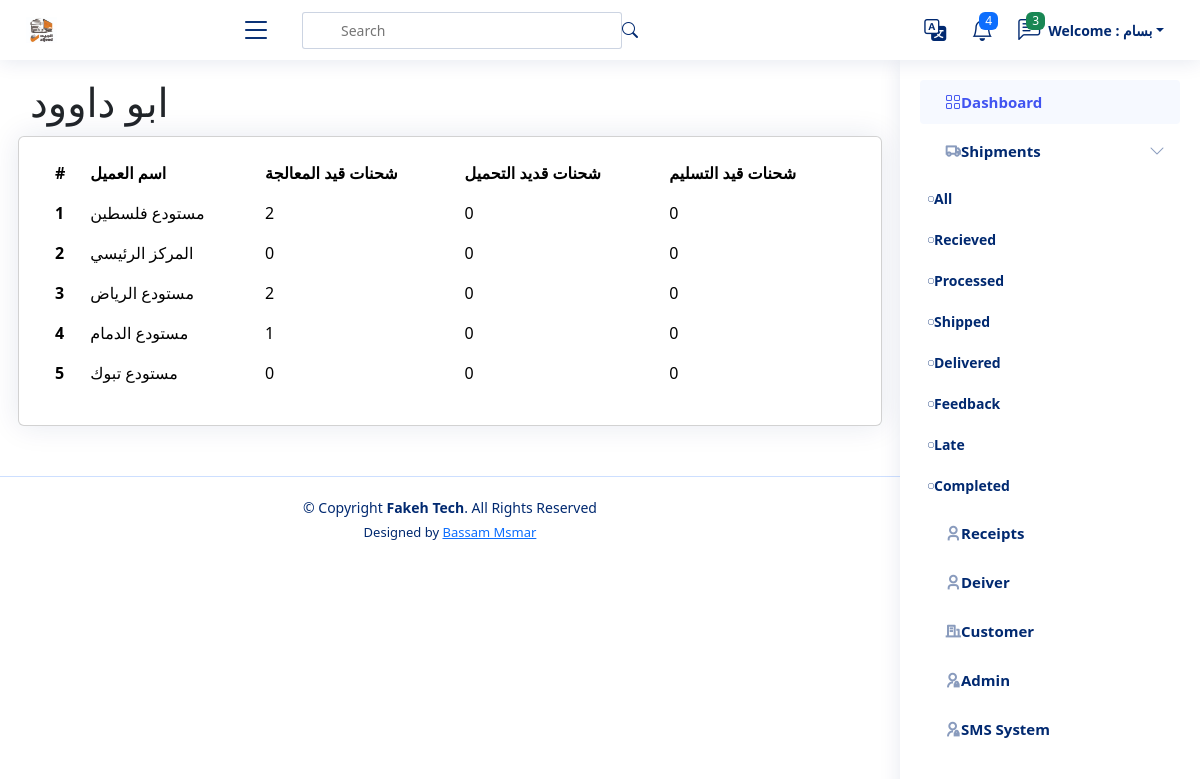
The app's page /customer/1/ (signed in) with its own data.
### settings/models.py (models this page shows, shortened)
class Company(models.Model):
    name = models.CharField(_("Company Name"), max_length=100)
    logo = models.ImageField(_("Company Logo"), upload_to='company')
    cover = models.ImageField(_("Company Cover"), upload_to='company', null=True, blank=True)
    subtitle = models.TextField(_("Subtitle"), max_length=500)
    facebool_link = models.URLField(_("Facebool_link"), max_length=200, null=True, blank=True)
    twitter_link = models.URLField(_("Twitter_link"), max_length=200, null=True, blank=True)
    youtube_link = models.URLField(_("Youtube_link"), max_length=200, null=True, blank=True)
    phone = models.IntegerField(_("Company Phone"), null=True, blank=True)
    email = models.EmailField(_("Company Email"), max_length=500, null=True, blank=True)
    address = models.TextField(_("Company Address"), max_length=500, null=True, blank=True)
    android_app = models.URLField(_("Android app"), max_length=200, null=True, blank=True)
    ios_app = models.URLField(_("ios app"), max_length=200, null=True, blank=True)
    call_us = models.IntegerField(_("call us"), null=True, blank=True)
    email_us = models.EmailField(_("email us"), max_length=100, null=True, blank=True)

### customers/models.py (models this page shows, shortened)
class Customers(models.Model):
    name = models.CharField(max_length=255)
    def __str__(self):
        return self.name

class Branch(models.Model):
    customers = models.ForeignKey(Customers, related_name='branch_customers', on_delete=models.CASCADE)
    name = models.CharField(_("Name"),max_length=255)
    city = models.CharField(_("City"),max_length=255)

### customers/views.py (the view)
# urls.py: path('<int:pk>/', CustomersDetail.as_view(), name='customer_detail'),
class CustomersDetail(DetailView):
    model = Customers

### templates/customers/customers_detail.html (shortened to what this page needs)
{% extends 'base.html' %}
{% load static %}
{% block body %}
<main id="main" class="main">
    <div class="col-lg-12">
        <div class="row">
                    <h1>{{object}}</h1>
                <div class="card recent-sales overflow-auto">
                    <div class="card-body">
                        <table class="table table-borderless datatable  table-hover">
                            <thead>
                                <tr>
                                    <th scope="col">#</th>
                                    <th scope="col">اسم العميل </th>
                                    <th scope="col"> شحنات قيد المعالجة</th>
                                    <th scope="col"> شحنات قديد التحميل </th>
                                    <th scope="col"> شحنات قيد التسليم </th>
                                </tr>
                            </thead>
                            <tbody>
                                {% for customer in object.branch_customers.all %}
                                <tr>
                                    <th scope="row">{{ forloop.counter }}</th>
                                    <td><a class="text-reset text-decoration-none" href="#">{{ customer.name }}</a></td>
                                    <td>{{ customer.shipments_company.all.count }}</td>
                                    <td>0</td>
                                    <td>0</td>
                                </tr>
                                {% endfor %}
                            </tbody>
                        </table>
                    </div>
                </div>
            </div>
        </div>
</main>
{% endblock %}

### templates/base.html (shortened to what this page needs)
{% load static %}
{% load i18n %}
{% get_current_language as LANGUAGE_CODE %}
<!DOCTYPE html>
<html lang="en"  {% if LANGUAGE_CODE == 'ar' %} dir="rtl" {% endif %} >
<head>
  <link rel="stylesheet" href="{% static 'style.css' %} ">
  {% if LANGUAGE_CODE == 'en' %}
    <link href="{% static 'en/vendor/bootstrap/css/bootstrap.min.css' %} " rel="stylesheet">
    <link href="{% static 'en/vendor/bootstrap-icons/bootstrap-icons.css' %} " rel="stylesheet">
    <link href="{% static 'en/vendor/boxicons/css/boxicons.min.css' %} " rel="stylesheet">
    <link href="{% static 'en/vendor/quill/quill.snow.css' %} " rel="stylesheet">
    <link href="{% static 'en/vendor/quill/quill.bubble.css' %} " rel="stylesheet">
    <link href="{% static 'en/vendor/remixicon/remixicon.css' %} " rel="stylesheet">
    <link href="{% static 'en/vendor/simple-datatables/style.css' %} " rel="stylesheet">
  {% endif %}
</head>
<body>
  {% if request.user.is_authenticated %}
  <header id="header" class="header fixed-top d-flex align-items-center">
    <div class="d-flex align-items-center justify-content-between">
      <a href="/" class="logo d-flex align-items-center">
        <img src="{{ company_data.logo.url }} " alt="ألجيد">
      </a>
      <i class="bi bi-list toggle-sidebar-btn"></i>
    </div>
    <div class="search-bar">
      <form class="search-form d-flex align-items-center" method="POST" action="#">
        <input type="text" name="query" placeholder="Search" title="Enter search keyword">
        <button type="submit" title="Search"><i class="bi bi-search"></i></button>
      </form>
    </div>
    <nav class="header-nav ms-auto">
      <ul class="d-flex align-items-center">
        <li class="nav-item dropdown">
          <a class="nav-link nav-icon" href="#" data-bs-toggle="dropdown">
            <i class="bi bi-translate"></i>
          </a>
                {% get_current_language as LANGUAGE_CODE %}
                {% get_available_languages as LANGUAGES %}
                {% get_language_info_list for LANGUAGES as languages %}
        </li>
        <li class="nav-item dropdown">
          <a class="nav-link nav-icon" href="#" data-bs-toggle="dropdown">
            <i class="bi bi-bell"></i>
            <span class="badge bg-primary badge-number">4</span>
          </a>
        </li>
        <li class="nav-item dropdown">
          <a class="nav-link nav-icon" href="#" data-bs-toggle="dropdown">
            <i class="bi bi-chat-left-text"></i>
            <span class="badge bg-success badge-number">3</span>
          </a>
        </li>
        {% if request.user.is_authenticated %}
        <li class="nav-item dropdown pe-3">
          <a class="nav-link nav-profile d-flex align-items-center pe-0" href="#" data-bs-toggle="dropdown">
            <span class="d-none d-md-block dropdown-toggle ps-2">{% translate "Welcome" %} : {{ request.user.first_name }}</span>
          </a>
        </li>
        {% else %}
        <button type="button" class="btn btn-primary mx-3"><a href="{% url 'login' %}" class="nav-link">Login</a></button>
        {% endif %}
      </ul>
    </nav>
  </header>
  <aside id="sidebar" class="sidebar">
    <ul class="sidebar-nav" id="sidebar-nav">
      <li class="nav-item">
        <a class="nav-link " href="/">
          <i class="bi bi-grid"></i>
          <span>{% translate "Dashboard" %}</span>
        </a>
      </li>
         <li class="nav-item">
        <a class="nav-link collapsed" data-bs-target="#forms-nav" data-bs-toggle="collapse" href="/shipment">
          <i class="ri-truck-line"></i><span>{% translate "Shipments" %}</span><i class="bi bi-chevron-down ms-auto"></i>
        </a>
        <ul id="forms-nav" class="nav-content" data-bs-parent="#sidebar-nav">
          <li>
            <a href="{% url 'shipment_list' status='All' %}">
              <i class="bi bi-circle"></i><span>{% translate "All" %}</span>
            </a>
          </li>
          <li>
            <a href="{% url 'shipment_list' status='Recieved' %}">
              <i class="bi bi-circle"></i><span>{% translate "Recieved" %}</span>
            </a>
          </li>
          <li>
            <a href="{% url 'shipment_list' status='Processed' %}">
              <i class="bi bi-circle"></i><span>{% translate "Processed" %}</span>
            </a>
          </li>
          <li>
            <a href="{% url 'shipment_list' status='Shipped' %}">
              <i class="bi bi-circle"></i><span>{% translate "Shipped" %}</span>
            </a>
          </li>
          <li>
            <a href="{% url 'shipment_list' status='Delivered' %}">
              <i class="bi bi-circle"></i><span>{% translate "Delivered" %} </span>
            </a>
          </li>
          <li>
            <a href="{% url 'shipment_list' status='Feedback' %}">
              <i class="bi bi-circle"></i><span>{% translate "Feedback" %}</span>
            </a>
          </li>
          <li>
            <a href="{% url 'shipment_list' status='Late' %}">
              <i class="bi bi-circle"></i><span>{% translate "Late" %}</span>
            </a>
          </li>
          <li>
            <a href="{% url 'shipment_list' status='Completed' %}">
              <i class="bi bi-circle"></i><span>{% translate "Completed" %}</span>
            </a>
          </li>
        </ul>
      </li>
      <li class="nav-item">
        <a class="nav-link collapsed" href="/receipt">
          <i class="ri-user-3-line"></i>
          <span>{% translate "Receipts" %}</span>
        </a>
      </li>
      <li class="nav-item">
        <a class="nav-link collapsed" href="/driver">
          <i class="ri-user-3-line"></i>
          <span>{% translate "Deiver" %}</span>
        </a>
      </li>
      {% if request.user.is_authenticated and request.user.is_superuser %}
      <li class="nav-item">
        <a class="nav-link collapsed" href="/customer">
          <i class="ri-building-line"></i>
          <span>{% translate "Customer" %}</span>
        </a>
      </li>
      <li class="nav-item">
        <a class="nav-link collapsed" href="/admin">
          <i class="ri-admin-line"></i>
          <span>{% translate "Admin" %}</span>
        </a>
      </li>
      <li class="nav-item">
        <a class="nav-link collapsed" href="{% url 'send_sms' status='All' %}">
          <i class="ri-admin-line"></i>
          <span>{% translate "SMS System" %}</span>
        </a>
      </li>
      {% endif %}
    </ul>
  </aside>
  {% endif %}
  {% block body %}
  {% endblock %}
  {% if request.user.is_authenticated %}
  <footer id="footer" class="footer">
    <div class="copyright">
      &copy; Copyright <strong><span>Fakeh Tech</span></strong>. All Rights Reserved
    </div>
    <div class="credits">
      Designed by <a href="">Bassam Msmar</a>
    </div>
  </footer>
  {% endif %}
</body>
</html>

### static/style.css (style rules this page uses)
:root { scroll-behavior: smooth; }
body { font-family: "Open Sans", sans-serif; background: #f6f9ff; color: #444444; }
a { color: #4154f1; text-decoration: none; }
h1, h2, h3, h4, h5, h6 { font-family: "Nunito", sans-serif; }
#main { margin-top: 60px; padding: 20px 30px; transition: all 0.3s; }
.card { margin-bottom: 30px; border: none; border-radius: 5px; box-shadow: 0px 0 30px rgba(1, 41, 112, 0.1); }
.card-body { padding: 0 20px 20px 20px; }
.logo { line-height: 1; }
@media (min-width: 1200px) { .logo { width: 280px; } }
.logo img { max-height: 26px; margin-left: 6px; }
.header { transition: all 0.5s; z-index: 997; height: 60px; box-shadow: 0px 2px 20px rgba(1, 41, 112, 0.1); background-color: #fff; padding-right: 20px; }
.header .toggle-sidebar-btn { font-size: 32px; padding-right: 10px; cursor: pointer; color: #012970; }
.header .search-bar { min-width: 360px; padding: 0 20px; }
.header .search-form { width: 100%; }
.header .search-form input { border: 0; font-size: 14px; color: #012970; border: 1px solid rgba(1, 41, 112, 0.2); padding: 7px 8px 7px 38px; border-radius: 3px; transition: 0.3s; width: 100%; }
.header .search-form button { border: 0; padding: 0; margin-right: -30px; background: none; }
.header .search-form button i { color: #012970; }
.header-nav ul { list-style: none; }
.header-nav > ul { margin: 0; padding: 0; }
.header-nav .nav-icon { font-size: 22px; color: #012970; margin-left: 25px; position: relative; }
.header-nav .nav-profile { color: #012970; }
.header-nav .nav-profile span { font-size: 14px; font-weight: 600; }
.header-nav .badge-number { position: absolute; inset: -2px -5px auto auto; font-weight: normal; font-size: 12px; padding: 3px 6px; }
.sidebar { position: fixed; top: 60px; right: 0; bottom: 0; width: 300px; z-index: 996; transition: all 0.3s; padding: 20px; overflow-y: auto; scrollbar-width: thin; scrollbar-color: #aab7cf transparent; box-shadow: 0px 0px 20px rgba(1, 41, 112, 0.1); background-color: #fff; }
@media (min-width: 1200px) { #main, #footer { margin-right: 300px; } }
.sidebar-nav { padding: 0; margin: 0; list-style: none; }
.sidebar-nav li { padding: 0; margin: 0; list-style: none; }
.sidebar-nav .nav-item { margin-bottom: 5px; }
.sidebar-nav .nav-link { display: flex; align-items: center; font-size: 15px; font-weight: 600; color: #4154f1; transition: 0.3; background: #f6f9ff; padding: 10px 15px; border-radius: 4px; }
.sidebar-nav .nav-link i { font-size: 16px; margin-left: 10px; color: #4154f1; }
.sidebar-nav .nav-link.collapsed { color: #012970; background: #fff; }
.sidebar-nav .nav-link.collapsed i { color: #899bbd; }
.sidebar-nav .nav-link .bi-chevron-down { margin-left: 0; transition: transform 0.2s ease-in-out; }
.sidebar-nav .nav-content { padding: 5px 0 0 0; margin: 0; list-style: none; }
.sidebar-nav .nav-content a { display: flex; align-items: center; font-size: 14px; font-weight: 600; color: #012970; transition: 0.3; padding: 10px 40px 10px 0; transition: 0.3s; text-decoration-line: none; }
.sidebar-nav .nav-content a i { font-size: 6px; margin-left: 8px; line-height: 0; border-radius: 50%; text-decoration-line: none; }
.footer { padding: 20px 0; font-size: 14px; transition: all 0.3s; border-top: 1px solid #cddfff; }
.footer .copyright { text-align: center; color: #012970; }
.footer .credits { padding-top: 5px; text-align: center; font-size: 13px; color: #012970; }
.logo { max-width: 200px; margin: 20px; float: left; display: block; }

### records on screen
Company: logo (picture)
Customers: name "ابو داوود"
Branch: name "مستودع فلسطين", shipments_company.all.count "2"
Branch: name "المركز الرئيسي", shipments_company.all.count "0"
Branch: name "مستودع الرياض", shipments_company.all.count "2"
Branch: name "مستودع الدمام", shipments_company.all.count "1"
Branch: name "مستودع تبوك", shipments_company.all.count "0"

### other values on screen
{{ request.user.first_name }} "بسام"
